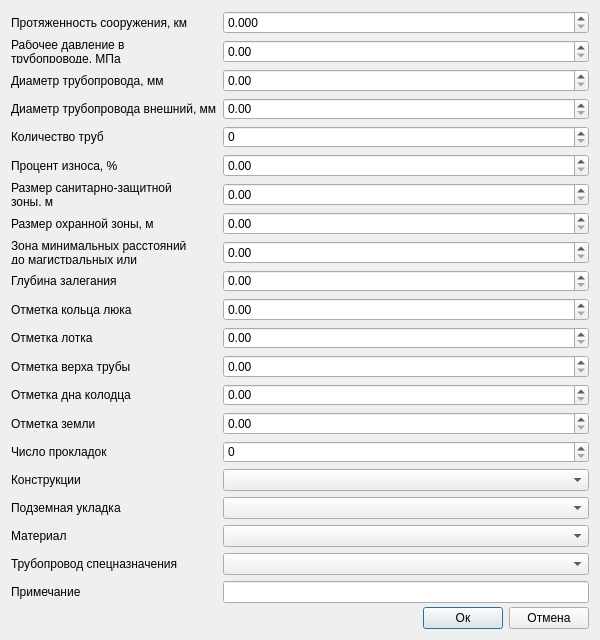
<?xml version="1.0" encoding="UTF-8"?>
<ui version="4.0">
 <class>Dialog</class>
 <widget class="QDialog" name="Dialog">
  <property name="geometry">
   <rect>
    <x>0</x>
    <y>0</y>
    <width>600</width>
    <height>640</height>
   </rect>
  </property>
  <property name="minimumSize">
   <size>
    <width>600</width>
    <height>640</height>
   </size>
  </property>
  <property name="windowTitle">
   <string>Жидкие углеводороды: Дополнительные атрибуты</string>
  </property>
  <property name="accessibleName">
   <string notr="true">btnSave</string>
  </property>
  <layout class="QVBoxLayout" name="verticalLayout_2">
   <item>
    <layout class="QGridLayout" name="gridLayout_2">
     <item row="0" column="1">
      <layout class="QHBoxLayout" name="horizontalLayout_4">
       <item>
        <layout class="QGridLayout" name="gridLayout_3">
         <item row="18" column="1">
          <widget class="QgsDoubleSpinBox" name="sbHatchwayRingMark">
           <property name="maximum">
            <double>10000000.000000000000000</double>
           </property>
           <property name="clearValue">
            <bool>true</bool>
           </property>
          </widget>
         </item>
         <item row="25" column="0">
          <widget class="QLabel" name="label_18">
           <property name="text">
            <string>Подземная укладка</string>
           </property>
          </widget>
         </item>
         <item row="22" column="0">
          <widget class="QLabel" name="label_15">
           <property name="text">
            <string>Отметка земли</string>
           </property>
          </widget>
         </item>
         <item row="27" column="0">
          <widget class="QLabel" name="label_20">
           <property name="text">
            <string>Трубопровод спецназначения</string>
           </property>
          </widget>
         </item>
         <item row="4" column="0">
          <widget class="QLabel" name="label">
           <property name="text">
            <string>Диаметр трубопровода, мм</string>
           </property>
          </widget>
         </item>
         <item row="22" column="1">
          <widget class="QgsDoubleSpinBox" name="sbGroundMark">
           <property name="maximum">
            <double>10000000.000000000000000</double>
           </property>
           <property name="clearValue">
            <bool>true</bool>
           </property>
          </widget>
         </item>
         <item row="27" column="1">
          <widget class="QComboBox" name="cbSpecialPurposePipeline"/>
         </item>
         <item row="28" column="0">
          <widget class="QLabel" name="label_5">
           <property name="text">
            <string>Примечание</string>
           </property>
          </widget>
         </item>
         <item row="28" column="1">
          <widget class="QLineEdit" name="tbNote">
           <property name="clearButtonEnabled">
            <bool>true</bool>
           </property>
          </widget>
         </item>
         <item row="0" column="1">
          <widget class="QgsDoubleSpinBox" name="sbLength">
           <property name="decimals">
            <number>3</number>
           </property>
           <property name="maximum">
            <double>10000000.000000000000000</double>
           </property>
           <property name="clearValue">
            <bool>true</bool>
           </property>
          </widget>
         </item>
         <item row="21" column="0">
          <widget class="QLabel" name="label_14">
           <property name="text">
            <string>Отметка дна колодца </string>
           </property>
          </widget>
         </item>
         <item row="17" column="0">
          <widget class="QLabel" name="label_10">
           <property name="text">
            <string>Глубина залегания</string>
           </property>
          </widget>
         </item>
         <item row="26" column="0">
          <widget class="QLabel" name="label_19">
           <property name="text">
            <string>Материал</string>
           </property>
          </widget>
         </item>
         <item row="5" column="0">
          <widget class="QLabel" name="label_2">
           <property name="text">
            <string>Диаметр трубопровода внешний, мм</string>
           </property>
          </widget>
         </item>
         <item row="16" column="1">
          <widget class="QgsDoubleSpinBox" name="sbMinimalLengthZoneSize">
           <property name="maximum">
            <double>10000000.000000000000000</double>
           </property>
           <property name="clearValue">
            <bool>true</bool>
           </property>
          </widget>
         </item>
         <item row="24" column="0">
          <widget class="QLabel" name="label_17">
           <property name="text">
            <string>Конструкции</string>
           </property>
          </widget>
         </item>
         <item row="20" column="1">
          <widget class="QgsDoubleSpinBox" name="sbPipeTopMark">
           <property name="maximum">
            <double>10000000.000000000000000</double>
           </property>
           <property name="clearValue">
            <bool>true</bool>
           </property>
          </widget>
         </item>
         <item row="19" column="0">
          <widget class="QLabel" name="label_12">
           <property name="text">
            <string>Отметка лотка</string>
           </property>
          </widget>
         </item>
         <item row="19" column="1">
          <widget class="QgsDoubleSpinBox" name="sbTrayMark">
           <property name="maximum">
            <double>10000000.000000000000000</double>
           </property>
           <property name="clearValue">
            <bool>true</bool>
           </property>
          </widget>
         </item>
         <item row="23" column="1">
          <widget class="QgsSpinBox" name="sbGasketNumber">
           <property name="maximum">
            <number>10000000</number>
           </property>
           <property name="clearValue">
            <bool>true</bool>
           </property>
          </widget>
         </item>
         <item row="10" column="0">
          <widget class="QLabel" name="label_24">
           <property name="text">
            <string>Процент износа, %</string>
           </property>
          </widget>
         </item>
         <item row="16" column="0">
          <widget class="QLabel" name="label_7">
           <property name="text">
            <string>Зона минимальных расстояний
до магистральных или
промышленных трубопроводов</string>
           </property>
          </widget>
         </item>
         <item row="20" column="0">
          <widget class="QLabel" name="label_13">
           <property name="text">
            <string>Отметка верха трубы</string>
           </property>
          </widget>
         </item>
         <item row="7" column="1">
          <widget class="QgsSpinBox" name="sbPipesNumber">
           <property name="maximum">
            <number>10000000</number>
           </property>
           <property name="clearValue">
            <bool>true</bool>
           </property>
          </widget>
         </item>
         <item row="24" column="1">
          <widget class="QComboBox" name="cbConstructions"/>
         </item>
         <item row="14" column="1">
          <widget class="QgsDoubleSpinBox" name="sbGuardZoneSize">
           <property name="maximum">
            <double>10000000.000000000000000</double>
           </property>
           <property name="clearValue">
            <bool>true</bool>
           </property>
          </widget>
         </item>
         <item row="12" column="1">
          <widget class="QgsDoubleSpinBox" name="sbSizeOfSanitaryProtectionZone">
           <property name="maximum">
            <double>10000000.000000000000000</double>
           </property>
           <property name="clearValue">
            <bool>true</bool>
           </property>
          </widget>
         </item>
         <item row="14" column="0">
          <widget class="QLabel" name="label_9">
           <property name="text">
            <string>Размер охранной зоны, м</string>
           </property>
          </widget>
         </item>
         <item row="10" column="1">
          <widget class="QgsDoubleSpinBox" name="sbWearPercentage">
           <property name="maximum">
            <double>100.000000000000000</double>
           </property>
           <property name="clearValue">
            <bool>true</bool>
           </property>
          </widget>
         </item>
         <item row="12" column="0">
          <widget class="QLabel" name="label_8">
           <property name="text">
            <string>Размер санитарно-защитной
зоны, м</string>
           </property>
          </widget>
         </item>
         <item row="25" column="1">
          <widget class="QComboBox" name="cbUndergroundLaying"/>
         </item>
         <item row="2" column="1">
          <widget class="QgsDoubleSpinBox" name="sbOperatingPressure">
           <property name="maximum">
            <double>10000000.000000000000000</double>
           </property>
           <property name="clearValue">
            <bool>true</bool>
           </property>
          </widget>
         </item>
         <item row="26" column="1">
          <widget class="QComboBox" name="cbMaterialCT4"/>
         </item>
         <item row="0" column="0">
          <widget class="QLabel" name="label_4">
           <property name="text">
            <string>Протяженность сооружения, км</string>
           </property>
          </widget>
         </item>
         <item row="7" column="0">
          <widget class="QLabel" name="label_3">
           <property name="text">
            <string>Количество труб</string>
           </property>
          </widget>
         </item>
         <item row="2" column="0">
          <widget class="QLabel" name="label_6">
           <property name="text">
            <string>Рабочее давление в
трубопроводе, МПа</string>
           </property>
          </widget>
         </item>
         <item row="21" column="1">
          <widget class="QgsDoubleSpinBox" name="sbPipeBottomMark">
           <property name="maximum">
            <double>10000000.000000000000000</double>
           </property>
           <property name="clearValue">
            <bool>true</bool>
           </property>
          </widget>
         </item>
         <item row="23" column="0">
          <widget class="QLabel" name="label_16">
           <property name="text">
            <string>Число прокладок</string>
           </property>
          </widget>
         </item>
         <item row="18" column="0">
          <widget class="QLabel" name="label_11">
           <property name="text">
            <string>Отметка кольца люка</string>
           </property>
          </widget>
         </item>
         <item row="4" column="1">
          <widget class="QgsDoubleSpinBox" name="sbPipelineDiameter">
           <property name="maximum">
            <double>10000000.000000000000000</double>
           </property>
           <property name="clearValue">
            <bool>true</bool>
           </property>
          </widget>
         </item>
         <item row="17" column="1">
          <widget class="QgsDoubleSpinBox" name="sbOccurrenceDepth">
           <property name="maximum">
            <double>10000000.000000000000000</double>
           </property>
           <property name="clearValue">
            <bool>true</bool>
           </property>
          </widget>
         </item>
         <item row="5" column="1">
          <widget class="QgsDoubleSpinBox" name="sbPipelineOuterDiameter">
           <property name="maximum">
            <double>10000000.000000000000000</double>
           </property>
           <property name="clearValue">
            <bool>true</bool>
           </property>
          </widget>
         </item>
        </layout>
       </item>
      </layout>
     </item>
     <item row="3" column="1">
      <layout class="QHBoxLayout" name="horizontalLayout">
       <item>
        <spacer name="horizontalSpacer">
         <property name="orientation">
          <enum>Qt::Horizontal</enum>
         </property>
         <property name="sizeHint" stdset="0">
          <size>
           <width>40</width>
           <height>20</height>
          </size>
         </property>
        </spacer>
       </item>
       <item>
        <widget class="QPushButton" name="btnOk">
         <property name="accessibleName">
          <string notr="true">btnSave</string>
         </property>
         <property name="text">
          <string>Ок</string>
         </property>
         <property name="default">
          <bool>true</bool>
         </property>
        </widget>
       </item>
       <item>
        <widget class="QPushButton" name="btnCancel">
         <property name="accessibleName">
          <string notr="true">btnCancel</string>
         </property>
         <property name="text">
          <string>Отмена</string>
         </property>
        </widget>
       </item>
      </layout>
     </item>
     <item row="2" column="1">
      <layout class="QHBoxLayout" name="horizontalLayout_2">
       <item>
        <spacer name="verticalSpacer">
         <property name="orientation">
          <enum>Qt::Vertical</enum>
         </property>
         <property name="sizeHint" stdset="0">
          <size>
           <width>20</width>
           <height>40</height>
          </size>
         </property>
        </spacer>
       </item>
      </layout>
     </item>
    </layout>
   </item>
  </layout>
 </widget>
 <customwidgets>
  <customwidget>
   <class>QgsDoubleSpinBox</class>
   <extends>QDoubleSpinBox</extends>
   <header>qgsdoublespinbox.h</header>
  </customwidget>
  <customwidget>
   <class>QgsSpinBox</class>
   <extends>QSpinBox</extends>
   <header>qgsspinbox.h</header>
  </customwidget>
 </customwidgets>
 <tabstops>
  <tabstop>sbLength</tabstop>
  <tabstop>sbOperatingPressure</tabstop>
  <tabstop>sbPipelineDiameter</tabstop>
  <tabstop>sbPipelineOuterDiameter</tabstop>
  <tabstop>sbPipesNumber</tabstop>
  <tabstop>sbWearPercentage</tabstop>
  <tabstop>sbSizeOfSanitaryProtectionZone</tabstop>
  <tabstop>sbGuardZoneSize</tabstop>
  <tabstop>sbMinimalLengthZoneSize</tabstop>
  <tabstop>sbOccurrenceDepth</tabstop>
  <tabstop>sbHatchwayRingMark</tabstop>
  <tabstop>sbTrayMark</tabstop>
  <tabstop>sbPipeTopMark</tabstop>
  <tabstop>sbPipeBottomMark</tabstop>
  <tabstop>sbGroundMark</tabstop>
  <tabstop>sbGasketNumber</tabstop>
  <tabstop>cbConstructions</tabstop>
  <tabstop>cbUndergroundLaying</tabstop>
  <tabstop>cbMaterialCT4</tabstop>
  <tabstop>cbSpecialPurposePipeline</tabstop>
  <tabstop>tbNote</tabstop>
  <tabstop>btnOk</tabstop>
  <tabstop>btnCancel</tabstop>
 </tabstops>
 <resources/>
 <connections/>
</ui>
